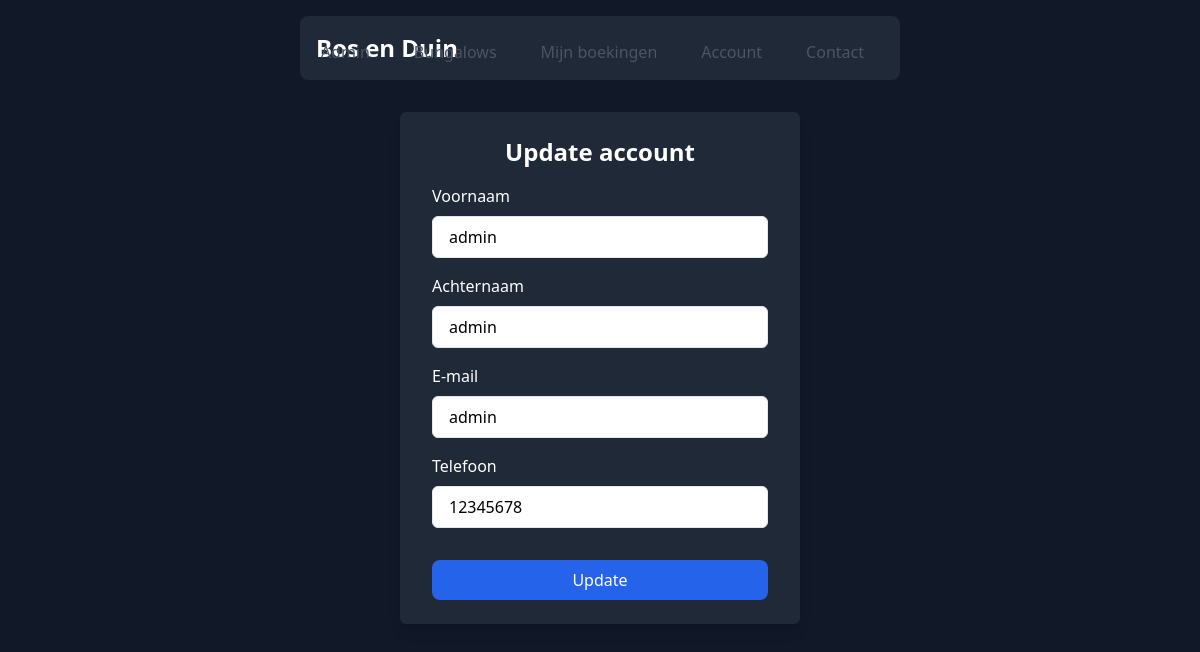
/auth/account-update (signed in), run on the app's committed database.
### website/models.py (models this page shows, shortened)
class User(UserMixin, db.Model):
    __tablename__ = 'users'
    uuid = db.Column(db.Integer(), primary_key=True)
    email = db.Column(db.String(100), unique=True)
    password = db.Column(db.String(100))
    first_name = db.Column(db.String(1000))
    last_name = db.Column(db.String(1000))
    phone_nr = db.Column(db.String(1000))
    role = db.Column(db.String(16), nullable=False, default='user')
    reservations = db.relationship('Reservation', backref='User', lazy=True, cascade="all,delete")
    created_at = db.Column(db.Date(), nullable=False, default=datetime.now())
    updated_at = db.Column(db.Date(), nullable=True)
    deleted_at = db.Column(db.Date(), nullable=True)

### website/routes/auth.py (the view, shortened to what this page needs)
@login_required
@auth.route('/account-update', methods = ['GET', 'POST'])
def update_account():
    form = Update_user_form()
    form.first_name.data = current_user.first_name
    form.last_name.data = current_user.last_name
    form.email.data = current_user.email
    form.phone_nr.data = current_user.phone_nr
    return render_template('auth/account_update.html', form = form, current_user = current_user)

### website/forms.py
class Update_user_form(FlaskForm):
    first_name = StringField("Voornaam", validators=[DataRequired(), Length(2,1000)])
    last_name = StringField("Achternaam", validators=[DataRequired(), Length(2,1000)])
    email = EmailField("E-mail", validators=[DataRequired(), Email(),Length(3,50)])
    phone_nr = StringField("Telefoon", validators=[DataRequired(), Length(1,16)])
    submit = SubmitField("Update")

### website/__init__.py (called while the page is built)
def create_app():
    app = Flask(__name__, template_folder='templates')
    upload_folder = 'static/uploads'
    login_manager = LoginManager()
    login_manager.init_app(app)
    app.config['SECRET_KEY'] = 'ThisIsSecret'
    app.config['SQLALCHEMY_DATABASE_URI'] = f"sqlite:///{DB_NAME}"
    app.config['UPLOAD_FOLDER'] = upload_folder
    db.init_app(app)
    db.create_all(app=app)
    from .routes.views import views
    from .routes.auth import auth
    from .routes.admin import admin
    app.register_blueprint(views, url_prefix='/')
    app.register_blueprint(auth, url_prefix='/auth')
    app.register_blueprint(admin, url_prefix='/admin')
    from .models import User
    @login_manager.user_loader
    def load_user(user_id):
        return User.query.get(int(user_id))
    return app

### website/templates/auth/account_update.html (shortened to what this page needs)
{% extends "bases/base.html" %}
  {% block content %}
  <div class="flex justify-center ">
    <div class="px-8 py-6 mx-4 mt-4 text-left bg-gray-800 rounded-md shadow-lg md:w-1/3 lg:w-1/3 sm:w-1/3">
      <h3 class="text-2xl font-bold text-white text-center">Update account</h3>
      <form method="post">
        <div class="mt-4">
          {{ form.first_name.label(class='text-white') }}
          {{form.first_name(class='w-full px-4 py-2 mt-2 border rounded-md focus:outline-none focus:ring-1
          focus:ring-blue-600')}}
        </div>
        <div class="mt-4">
          {{ form.last_name.label(class='text-white') }}
          {{form.last_name(class='w-full px-4 py-2 mt-2 border rounded-md focus:outline-none focus:ring-1
          focus:ring-blue-600')}}
        </div>
        <div class="mt-4">
          {{ form.email.label(class='text-white') }}
          {{form.email(class='w-full px-4 py-2 mt-2 border rounded-md focus:outline-none focus:ring-1
          focus:ring-blue-600')}}
        </div>
        <div class="mt-4">
          {{ form.phone_nr.label(class='text-white') }}
          {{form.phone_nr(class='w-full px-4 py-2 mt-2 border rounded-md focus:outline-none focus:ring-1
          focus:ring-blue-600')}}
        </div>
        <div class="mt-4">
          {{form.submit(class="w-full px-6 py-2 mt-4 text-white bg-blue-600 rounded-lg hover:bg-blue-900")}}
        </div>
      </form>
    </div>
  </div>
  {% endblock %}

### website/static/css/main.css (style rules this page uses)
html { line-height: 1.5; -webkit-text-size-adjust: 100%; -moz-tab-size: 4; -o-tab-size: 4; tab-size: 4; font-family: ui-sans-serif, system-ui, -apple-system, BlinkMacSystemFont, "Segoe UI", Roboto, "Helvetica Neue", Arial, "Noto Sans", sans-serif, "Apple Color Emoji", "Segoe UI Emoji", "Segoe UI Symbol", "Noto Color Emoji"; }
body { margin: 0; line-height: inherit; }
h1, h2, h3, h4, h5, h6 { font-size: inherit; font-weight: inherit; }
button, input, optgroup, select, textarea { font-family: inherit; font-size: 100%; line-height: inherit; color: inherit; margin: 0; padding: 0; }
button, [type='button'], [type='reset'], [type='submit'] { -webkit-appearance: button; background-color: transparent; background-image: none; }
blockquote, dl, dd, h1, h2, h3, h4, h5, h6, hr, figure, p, pre { margin: 0; }
input::placeholder, textarea::placeholder { opacity: 1; color: #9ca3af; }
.mx-4 { margin-left: 1rem; margin-right: 1rem; }
.mt-4 { margin-top: 1rem; }
.mt-2 { margin-top: 0.5rem; }
.flex { display: flex; }
.w-full { width: 100%; }
.justify-center { justify-content: center; }
.rounded-lg { border-radius: 0.5rem; }
.rounded-md { border-radius: 0.375rem; }
.border { border-width: 1px; }
.bg-gray-800 { --tw-bg-opacity: 1; background-color: rgb(31 41 55 / var(--tw-bg-opacity)); }
.bg-blue-600 { --tw-bg-opacity: 1; background-color: rgb(37 99 235 / var(--tw-bg-opacity)); }
.bg-gray-900 { --tw-bg-opacity: 1; background-color: rgb(17 24 39 / var(--tw-bg-opacity)); }
.px-4 { padding-left: 1rem; padding-right: 1rem; }
.px-6 { padding-left: 1.5rem; padding-right: 1.5rem; }
.py-2 { padding-top: 0.5rem; padding-bottom: 0.5rem; }
.px-8 { padding-left: 2rem; padding-right: 2rem; }
.py-6 { padding-top: 1.5rem; padding-bottom: 1.5rem; }
.text-left { text-align: left; }
.text-center { text-align: center; }
.font-sans { font-family: ui-sans-serif, system-ui, -apple-system, BlinkMacSystemFont, "Segoe UI", Roboto, "Helvetica Neue", Arial, "Noto Sans", sans-serif, "Apple Color Emoji", "Segoe UI Emoji", "Segoe UI Symbol", "Noto Color Emoji"; }
.text-2xl { font-size: 1.5rem; line-height: 2rem; }
.font-bold { font-weight: 700; }
.leading-normal { line-height: 1.5; }
.tracking-normal { letter-spacing: 0em; }
.text-white { --tw-text-opacity: 1; color: rgb(255 255 255 / var(--tw-text-opacity)); }
.shadow-lg { --tw-shadow: 0 10px 15px -3px rgb(0 0 0 / 0.1), 0 4px 6px -4px rgb(0 0 0 / 0.1); --tw-shadow-colored: 0 10px 15px -3px var(--tw-shadow-color), 0 4px 6px -4px var(--tw-shadow-color); box-shadow: var(--tw-ring-offset-shadow, 0 0 #0000), var(--tw-ring-shadow, 0 0 #0000), var(--tw-shadow); }
@media (min-width: 640px) { .sm\:w-1\/3 { width: 33.333333%; } }
@media (min-width: 768px) { .md\:w-1\/3 { width: 33.333333%; } }
@media (min-width: 1024px) { .lg\:w-1\/3 { width: 33.333333%; } }

### data on the page
User: first_name "admin", last_name "admin", email "admin", phone_nr "12345678"
